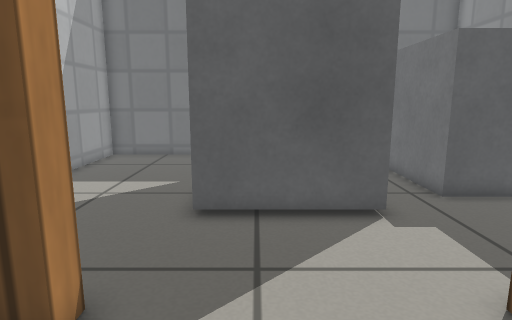
view 1 (above)

16 first-person views from a walk through a Gazebo world. The camera is 0.59 m above the floor, tilts 10° down and sees 75° across. The floor is counted in squares, 0.2 m on a side. Each view is taken from the middle of a square. On the plan, view 1 faces up. The plan holds only what a view shows up to about 20 squares ahead; the rest is blank. Simple patterns stand in for the simulator's built-in surfaces.

view 2
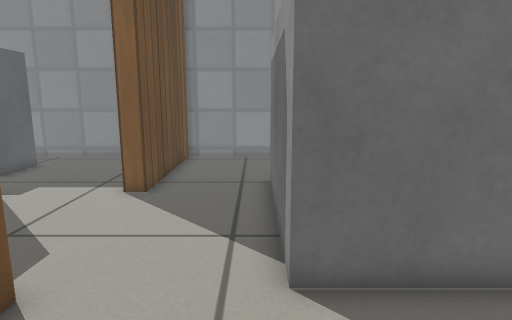

view 3
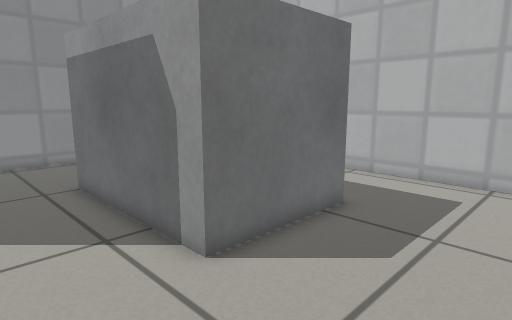

view 4
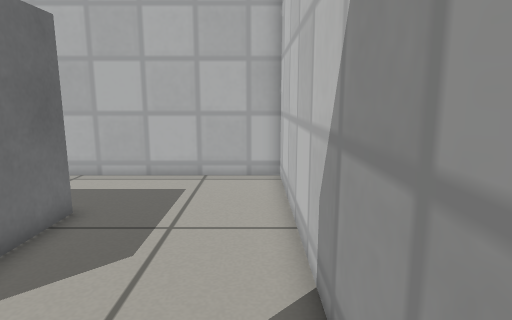

view 5
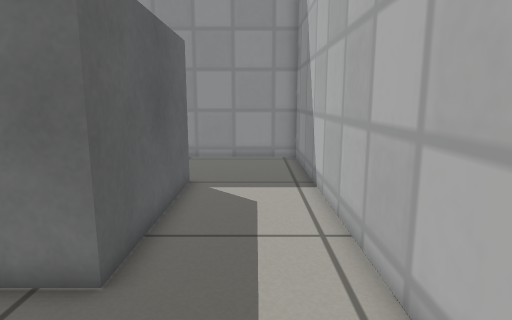

view 6
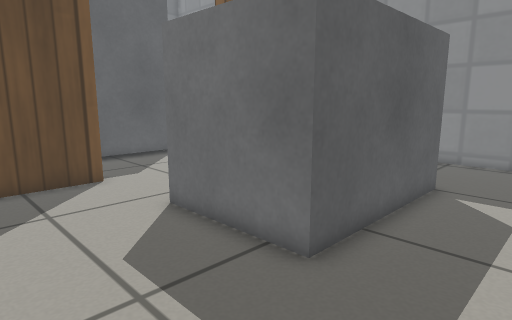

view 7
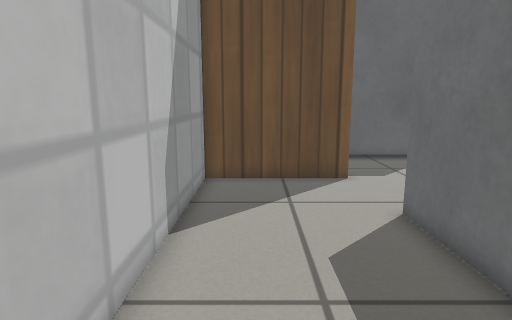

view 8
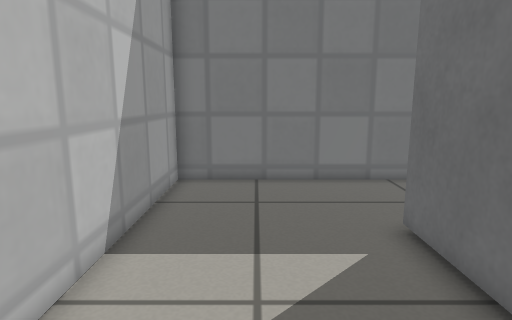

view 9
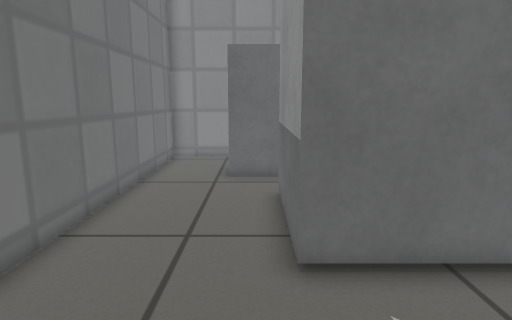

view 10
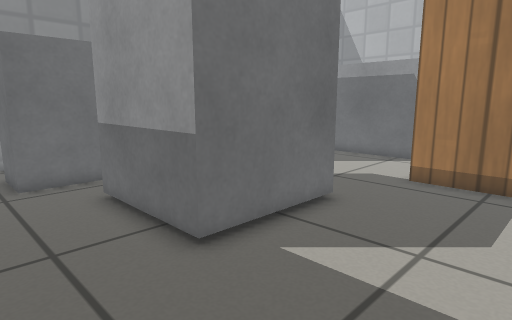

view 11
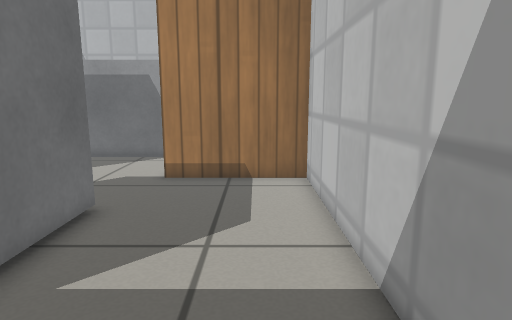

view 12
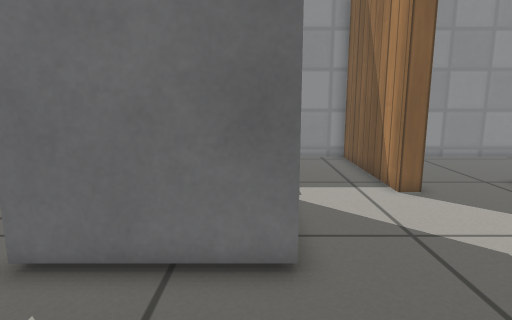

view 13
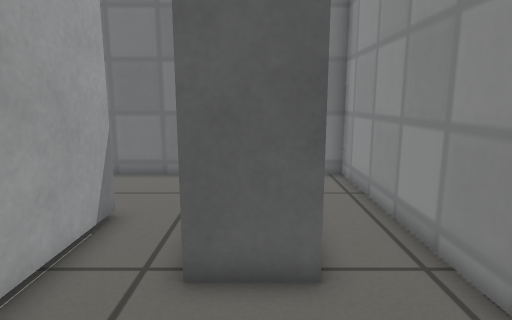

view 14
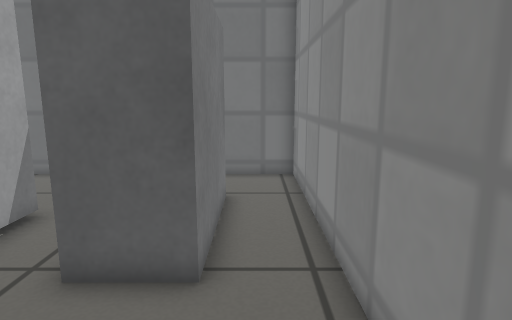

view 15
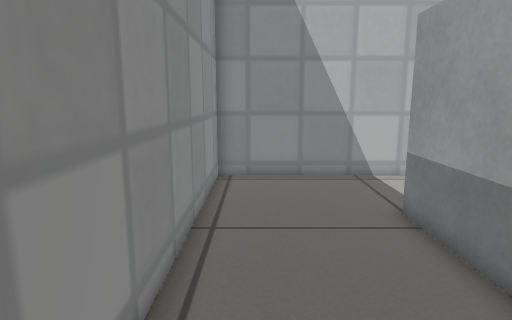

view 16
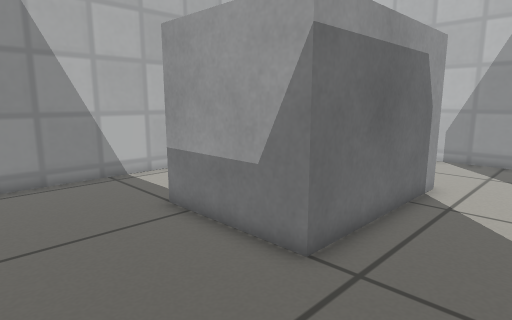

### Floor plan
Key: @ floor where view 1 was taken; # wall or solid block; . floor; B grey box.
Columns run from 8 left of view 1 to 11 right of it. Each row starts with its distance up from view 1.
 19 ####################
 18 #..................#
 17 #..................#
 16 #..................#
 15 #.............BBB..#
 14 #.............B B..#
 13 #......BBBBB..B B..#
 12 #......B   B..B B..#
 11 #......B   B..B B..#
 10 #......B   B..BBB..#
  9 #......B   B.......#
  8 #......BBBBB.......#
  7 #..................#
  6 #..................#
  5 #..................#
  4 ######......########
  3 #..................#
  2 #..................#
  1 #..................#
  0 #.......@..........#
 -1 #.....BBBBBBBB.....#
 -2 #.....B      B.....#
 -3 #.....B      B.....#
 -4 #.....B      B.....#
 -5 #.....BBBBBBBB.....#
 -6 #..................#
 -7 #..................#
 -8 #..................#
 -9 #..................#
-10 ####################

Positions as (right, up) in squares from view 1, and headings:
1: (0, 0), facing up
2: (-7, 0), facing right
3: (-7, 3), facing down-right
4: (-7, 3), facing down
5: (-7, -8), facing right
6: (-7, -9), facing up-right
7: (-6, -9), facing up
8: (-5, 6), facing up
9: (-7, 14), facing right
10: (-7, 17), facing down-right
11: (-6, 17), facing down
12: (-7, 9), facing right
13: (7, 5), facing up
14: (9, 5), facing up
15: (9, 3), facing down
16: (10, 3), facing down-left
